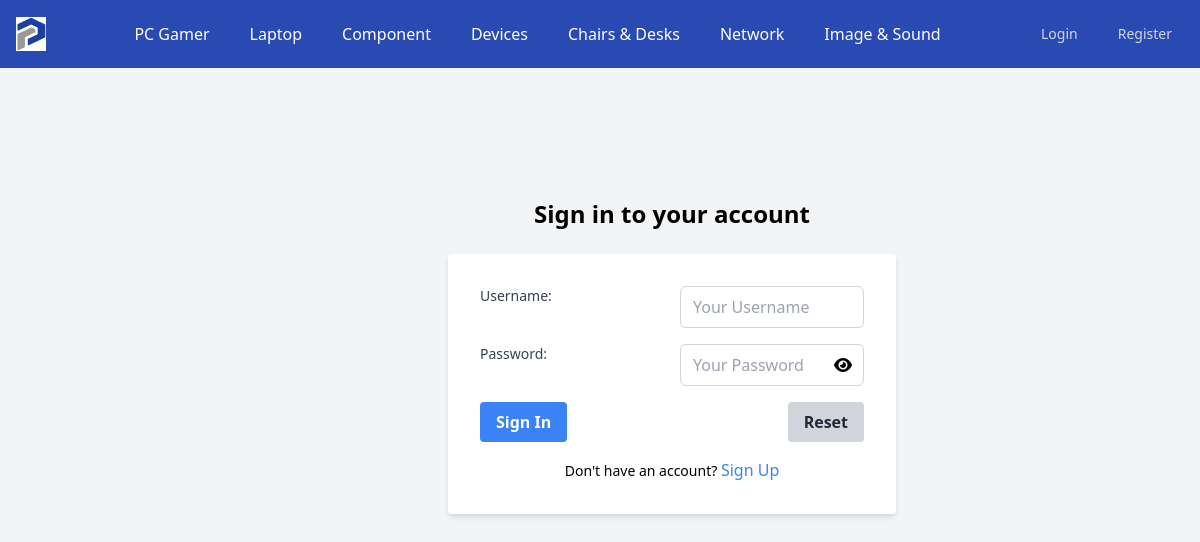
Screenshot of /User/User_SignIn.php with the database file from the repository.
### tables this page shows
CREATE TABLE `categories` (
  `Category_ID` int NOT NULL AUTO_INCREMENT,
  `Category_Name` varchar(100) DEFAULT 'Unspecified',
  `Category_Desc` varchar(2000) DEFAULT NULL,
  PRIMARY KEY (`Category_ID`),
  UNIQUE KEY `UC_Category_Name` (`Category_Name`),
  UNIQUE KEY `Category_Name` (`Category_Name`)
);

### User/User_SignIn.php (the view, shortened to what this page needs)
<!DOCTYPE html>
<html lang="en">
<head>
    <link rel="stylesheet" href="https://cdnjs.cloudflare.com/ajax/libs/font-awesome/6.0.0-beta3/css/all.min.css">
    <?php
    include_once ("../DB_Connexion.php");
    $Categories = "SELECT Category_ID, Category_Name FROM Categories ORDER BY Category_ID ASC";
    $pdoCategories = $connexion->prepare($Categories);
    $pdoCategories->execute();
    $Categories = $pdoCategories->fetchAll(PDO::FETCH_ASSOC);
    ?>
</head>
<body class="bg-gray-100">
    <nav class="bg-blue-800 text-white">
        <div class="flex flex-wrap justify-between items-center p-4">
            <a href=".././"><img src="../Logo.png" alt="Logo" id="Logo"></a>
            <div class="flex flex-wrap space-x-4">
                <?php foreach ($Categories as $Category): ?>
                    <?php if ($Category['Category_Name'] !== 'Unspecified'):
                        ?>
                        <div class="relative category">
                            <a href=".././?id=<?php echo $Category['Category_ID'] ?>&Type=Category&Name=<?php echo str_replace(' ', '', $Category['Category_Name']) ?>"
                                class="px-3 py-2 hover:bg-gray-700"><?php echo $Category['Category_Name']; ?></a>
                        </div>
                    <?php endif; ?>
                <?php endforeach; ?>
            </div>
            <div class="flex space-x-4">
                <a href="../User/User_SignIn.php"
                    class="text-gray-300 hover:bg-blue-700 px-3 py-2 rounded-md text-sm font-medium">Login</a>
                <a href="../User/User_SignUp.php"
                    class="text-gray-300 hover:bg-blue-700 px-3 py-2 rounded-md text-sm font-medium">Register</a>
            </div>
        </div>
    </nav>
    <div class="container">
        <div class="content-wrapper">
            <h1 class="text-2xl font-bold mb-6 text-center">Sign in to your account</h1>
            <form action="" method="POST" class="max-w-md mx-auto bg-white p-8 rounded shadow-md space-y-4">
                <div class="grid grid-cols-1 md:grid-cols-2 gap-4 relative">
                    <label for="User_Username" class="block text-sm font-medium text-gray-700">Username:</label>
                    <input type="text" name="User_Username" placeholder="Your Username"
                        class="border border-gray-300 rounded-md px-3 py-2 focus:outline-none focus:ring-blue-500 focus:border-blue-500"
                        required>
                </div>
                <div class="grid grid-cols-1 md:grid-cols-2 gap-4 relative">
                    <label for="User_Password" class="block text-sm font-medium text-gray-700">Password:</label>
                    <input type="password" name="User_Password" id="password" placeholder="Your Password"
                        class="border border-gray-300 rounded-md px-3 py-2 focus:outline-none focus:ring-blue-500 focus:border-blue-500"
                        required>
                    <span id="togglePassword" class="absolute inset-y-0 right-0 pr-3 flex items-center cursor-pointer">
                        <i class="fas fa-eye"></i>
                    </span>
                </div>
                <div class="flex justify-between items-center">
                    <button type="submit"
                        class="bg-blue-500 hover:bg-blue-600 text-white font-bold py-2 px-4 rounded focus:outline-none focus:ring-2 focus:ring-blue-500">
                        Sign In
                    </button>
                    <button type="reset"
                        class="bg-gray-300 hover:bg-gray-400 text-gray-800 font-bold py-2 px-4 rounded focus:outline-none focus:ring-2 focus:ring-gray-500">
                        Reset
                    </button>
                </div>
                <div class="text-center">
                    <span class="text-sm">Don't have an account? </span><a href="User_SignUp.php"
                        class="text-blue-500 hover:underline">Sign Up</a>
                </div>
            </form>
        </div>
    </div>
</body>
</html>

### User/User_SignIn.php (style rules this page uses)
.content-wrapper { margin-top: 0; padding-top: 0; }
.container { display: flex; flex-direction: column; min-height: 100vh; width: 100%; max-width: 1500px; justify-content: space-between; margin-left: 11%; padding-top: 10%; }
#Logo { width: 30px; height: 34px; }
nav { height: auto; position: fixed; width: 100%; z-index: 1000; margin-bottom: auto; opacity: 95%; }
body { background-color: #e4e8f3; }
.content-wrapper { padding-top: auto; }
.container { display: flex; flex-direction: column; min-height: 100vh; width: 90%; max-width: 1500px; justify-content: space-between; }
.content-wrapper { flex: 1; margin-top: 0; padding-top: 10px; overflow-y: auto; }

### rows the page displays
categories: Category_Name "PC Gamer"
categories: Category_Name "Laptop"
categories: Category_Name "Component"
categories: Category_Name "Devices"
categories: Category_Name "Chairs & Desks"
categories: Category_Name "Network"
categories: Category_Name "Image & Sound"
